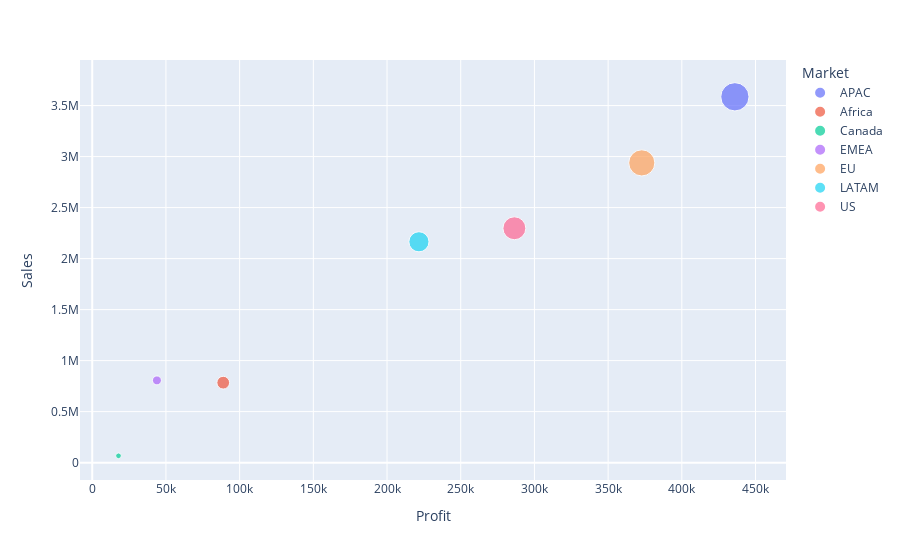

Source (notebook cell):
### Code cell
import plotly.express as px
df = pd.read_csv('superstore.csv')
df_copy = df[['Year', 'Market','Country', 'Sales', 'Profit', 'Discount']].copy()

# 그룹화하여 필요한 값 계산
state_sales_profit = df_copy.groupby('Market').sum().reset_index()  # 인덱스를 컬럼으로 되돌림

# 시각화
fig = px.scatter(state_sales_profit, x='Profit', y='Sales', color='Market', size='Profit', hover_data=['Sales'])
fig.show()

### Figure 1 — Plotly figure (JSON) as saved in the notebook; plotly's stock layout.template omitted (floating-point values rounded to 4 significant figures)
{"data": [{"hovertemplate": "Market=APAC<br>Profit=%{marker.size}<br>Sales=%{y}<extra></extra>", "legendgroup": "APAC", "marker": {"color": "#636efa", "size": [436000.0], "sizemode": "area", "sizeref": 1090.0, "symbol": "circle"}, "mode": "markers", "name": "APAC", "orientation": "v", "showlegend": true, "type": "scatter", "x": [436000.0], "xaxis": "x", "y": [3585833], "yaxis": "y"}, {"hovertemplate": "Market=Africa<br>Profit=%{marker.size}<br>Sales=%{y}<extra></extra>", "legendgroup": "Africa", "marker": {"color": "#EF553B", "size": [88870.0], "sizemode": "area", "sizeref": 1090.0, "symbol": "circle"}, "mode": "markers", "name": "Africa", "orientation": "v", "showlegend": true, "type": "scatter", "x": [88870.0], "xaxis": "x", "y": [783776], "yaxis": "y"}, {"hovertemplate": "Market=Canada<br>Profit=%{marker.size}<br>Sales=%{y}<extra></extra>", "legendgroup": "Canada", "marker": {"color": "#00cc96", "size": [17820.0], "sizemode": "area", "sizeref": 1090.0, "symbol": "circle"}, "mode": "markers", "name": "Canada", "orientation": "v", "showlegend": true, "type": "scatter", "x": [17820.0], "xaxis": "x", "y": [66932], "yaxis": "y"}, {"hovertemplate": "Market=EMEA<br>Profit=%{marker.size}<br>Sales=%{y}<extra></extra>", "legendgroup": "EMEA", "marker": {"color": "#ab63fa", "size": [43900.0], "sizemode": "area", "sizeref": 1090.0, "symbol": "circle"}, "mode": "markers", "name": "EMEA", "orientation": "v", "showlegend": true, "type": "scatter", "x": [43900.0], "xaxis": "x", "y": [806184], "yaxis": "y"}, {"hovertemplate": "Market=EU<br>Profit=%{marker.size}<br>Sales=%{y}<extra></extra>", "legendgroup": "EU", "marker": {"color": "#FFA15A", "size": [372800.0], "sizemode": "area", "sizeref": 1090.0, "symbol": "circle"}, "mode": "markers", "name": "EU", "orientation": "v", "showlegend": true, "type": "scatter", "x": [372800.0], "xaxis": "x", "y": [2938139], "yaxis": "y"}, {"hovertemplate": "Market=LATAM<br>Profit=%{marker.size}<br>Sales=%{y}<extra></extra>", "legendgroup": "LATAM", "marker": {"color": "#19d3f3", "size": [221600.0], "sizemode": "area", "sizeref": 1090.0, "symbol": "circle"}, "mode": "markers", "name": "LATAM", "orientation": "v", "showlegend": true, "type": "scatter", "x": [221600.0], "xaxis": "x", "y": [2164687], "yaxis": "y"}, {"hovertemplate": "Market=US<br>Profit=%{marker.size}<br>Sales=%{y}<extra></extra>", "legendgroup": "US", "marker": {"color": "#FF6692", "size": [286400.0], "sizemode": "area", "sizeref": 1090.0, "symbol": "circle"}, "mode": "markers", "name": "US", "orientation": "v", "showlegend": true, "type": "scatter", "x": [286400.0], "xaxis": "x", "y": [2297354], "yaxis": "y"}], "layout": {"legend": {"itemsizing": "constant", "title": {"text": "Market"}, "tracegroupgap": 0}, "margin": {"t": 60}, "xaxis": {"anchor": "y", "domain": [0, 1], "title": {"text": "Profit"}}, "yaxis": {"anchor": "x", "domain": [0, 1], "title": {"text": "Sales"}}}}
